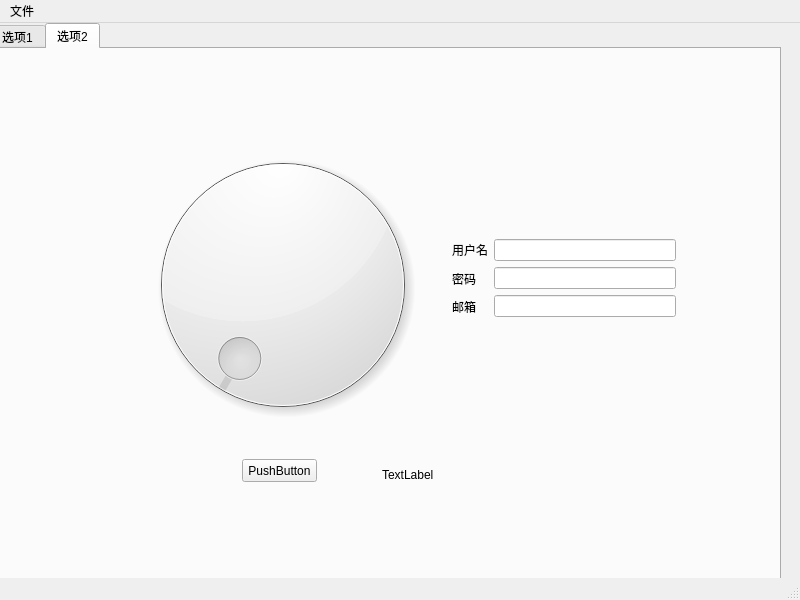
<?xml version="1.0" encoding="UTF-8"?>
<ui version="4.0">
 <class>MainWindow</class>
 <widget class="QMainWindow" name="MainWindow">
  <property name="geometry">
   <rect>
    <x>0</x>
    <y>0</y>
    <width>800</width>
    <height>600</height>
   </rect>
  </property>
  <property name="windowTitle">
   <string>MainWindow</string>
  </property>
  <widget class="QWidget" name="centralwidget">
   <widget class="QTabWidget" name="tabWidget">
    <property name="geometry">
     <rect>
      <x>-10</x>
      <y>0</y>
      <width>791</width>
      <height>561</height>
     </rect>
    </property>
    <property name="currentIndex">
     <number>1</number>
    </property>
    <widget class="QWidget" name="tab">
     <attribute name="title">
      <string>选项1</string>
     </attribute>
     <widget class="QWidget" name="verticalLayoutWidget">
      <property name="geometry">
       <rect>
        <x>20</x>
        <y>50</y>
        <width>231</width>
        <height>111</height>
       </rect>
      </property>
      <layout class="QVBoxLayout" name="verticalLayout">
       <item>
        <widget class="QPushButton" name="pushButton">
         <property name="text">
          <string>PushButton</string>
         </property>
        </widget>
       </item>
       <item>
        <widget class="QPushButton" name="pushButton_2">
         <property name="text">
          <string>PushButton</string>
         </property>
        </widget>
       </item>
       <item>
        <widget class="QPushButton" name="pushButton_3">
         <property name="text">
          <string>PushButton</string>
         </property>
        </widget>
       </item>
      </layout>
     </widget>
     <widget class="QWidget" name="horizontalLayoutWidget">
      <property name="geometry">
       <rect>
        <x>270</x>
        <y>60</y>
        <width>471</width>
        <height>80</height>
       </rect>
      </property>
      <layout class="QHBoxLayout" name="horizontalLayout">
       <item>
        <widget class="QPushButton" name="pushButton_8">
         <property name="text">
          <string>PushButton</string>
         </property>
        </widget>
       </item>
       <item>
        <spacer name="verticalSpacer_2">
         <property name="orientation">
          <enum>Qt::Vertical</enum>
         </property>
         <property name="sizeHint" stdset="0">
          <size>
           <width>20</width>
           <height>40</height>
          </size>
         </property>
        </spacer>
       </item>
       <item>
        <widget class="QPushButton" name="pushButton_7">
         <property name="text">
          <string>PushButton</string>
         </property>
        </widget>
       </item>
       <item>
        <widget class="QPushButton" name="pushButton_9">
         <property name="text">
          <string>PushButton</string>
         </property>
        </widget>
       </item>
      </layout>
     </widget>
     <widget class="QWidget" name="">
      <property name="geometry">
       <rect>
        <x>110</x>
        <y>210</y>
        <width>511</width>
        <height>231</height>
       </rect>
      </property>
      <layout class="QGridLayout" name="gridLayout">
       <item row="0" column="1">
        <widget class="QPushButton" name="pushButton_11">
         <property name="text">
          <string>PushButton</string>
         </property>
        </widget>
       </item>
       <item row="1" column="0">
        <widget class="QPushButton" name="pushButton_12">
         <property name="text">
          <string>PushButton</string>
         </property>
        </widget>
       </item>
       <item row="1" column="1">
        <widget class="QPushButton" name="pushButton_13">
         <property name="text">
          <string>PushButton</string>
         </property>
        </widget>
       </item>
       <item row="0" column="0">
        <layout class="QVBoxLayout" name="verticalLayout_3">
         <item>
          <widget class="QPushButton" name="pushButton_14">
           <property name="text">
            <string>PushButton</string>
           </property>
          </widget>
         </item>
         <item>
          <spacer name="verticalSpacer">
           <property name="orientation">
            <enum>Qt::Vertical</enum>
           </property>
           <property name="sizeHint" stdset="0">
            <size>
             <width>20</width>
             <height>40</height>
            </size>
           </property>
          </spacer>
         </item>
         <item>
          <widget class="QPushButton" name="pushButton_15">
           <property name="text">
            <string>PushButton</string>
           </property>
          </widget>
         </item>
         <item>
          <widget class="QPushButton" name="pushButton_10">
           <property name="text">
            <string>PushButton</string>
           </property>
          </widget>
         </item>
        </layout>
       </item>
      </layout>
     </widget>
    </widget>
    <widget class="QWidget" name="tab_2">
     <attribute name="title">
      <string>选项2</string>
     </attribute>
     <widget class="QDial" name="dial">
      <property name="geometry">
       <rect>
        <x>140</x>
        <y>80</y>
        <width>301</width>
        <height>311</height>
       </rect>
      </property>
     </widget>
     <widget class="QPushButton" name="button">
      <property name="geometry">
       <rect>
        <x>250</x>
        <y>410</y>
        <width>75</width>
        <height>23</height>
       </rect>
      </property>
      <property name="text">
       <string>PushButton</string>
      </property>
     </widget>
     <widget class="QLabel" name="label_text">
      <property name="geometry">
       <rect>
        <x>390</x>
        <y>420</y>
        <width>54</width>
        <height>12</height>
       </rect>
      </property>
      <property name="text">
       <string>TextLabel</string>
      </property>
     </widget>
     <widget class="QWidget" name="">
      <property name="geometry">
       <rect>
        <x>460</x>
        <y>190</y>
        <width>224</width>
        <height>79</height>
       </rect>
      </property>
      <layout class="QHBoxLayout" name="horizontalLayout_2">
       <item>
        <layout class="QVBoxLayout" name="verticalLayout_4">
         <item>
          <widget class="QLabel" name="label">
           <property name="text">
            <string>用户名</string>
           </property>
          </widget>
         </item>
         <item>
          <widget class="QLabel" name="label_2">
           <property name="text">
            <string>密码</string>
           </property>
           <property name="buddy">
            <cstring>lineEdit_2</cstring>
           </property>
          </widget>
         </item>
         <item>
          <widget class="QLabel" name="label_3">
           <property name="text">
            <string>邮箱</string>
           </property>
           <property name="buddy">
            <cstring>lineEdit_3</cstring>
           </property>
          </widget>
         </item>
        </layout>
       </item>
       <item>
        <layout class="QVBoxLayout" name="verticalLayout_5">
         <item>
          <widget class="QLineEdit" name="lineEdit"/>
         </item>
         <item>
          <widget class="QLineEdit" name="lineEdit_2"/>
         </item>
         <item>
          <widget class="QLineEdit" name="lineEdit_3"/>
         </item>
        </layout>
       </item>
      </layout>
     </widget>
    </widget>
   </widget>
  </widget>
  <widget class="QMenuBar" name="menubar">
   <property name="geometry">
    <rect>
     <x>0</x>
     <y>0</y>
     <width>800</width>
     <height>23</height>
    </rect>
   </property>
   <widget class="QMenu" name="menu">
    <property name="title">
     <string>文件</string>
    </property>
    <addaction name="action_new_file"/>
    <addaction name="action_close"/>
   </widget>
   <addaction name="menu"/>
  </widget>
  <widget class="QStatusBar" name="statusbar"/>
  <action name="action_new_file">
   <property name="icon">
    <iconset>
     <normaloff>../../Downloads/力量提升.png</normaloff>../../Downloads/力量提升.png</iconset>
   </property>
   <property name="text">
    <string>新文件</string>
   </property>
   <property name="shortcut">
    <string>Ctrl+N</string>
   </property>
  </action>
  <action name="action_close">
   <property name="icon">
    <iconset>
     <normaloff>../../Downloads/crawler_spider_72px_13685_easyicon.net.png</normaloff>../../Downloads/crawler_spider_72px_13685_easyicon.net.png</iconset>
   </property>
   <property name="text">
    <string>关闭</string>
   </property>
   <property name="statusTip">
    <string>点击退出应用程序</string>
   </property>
   <property name="shortcut">
    <string>Ctrl+Q</string>
   </property>
  </action>
 </widget>
 <resources/>
 <connections>
  <connection>
   <sender>action_close</sender>
   <signal>triggered()</signal>
   <receiver>MainWindow</receiver>
   <slot>close()</slot>
   <hints>
    <hint type="sourcelabel">
     <x>-1</x>
     <y>-1</y>
    </hint>
    <hint type="destinationlabel">
     <x>399</x>
     <y>299</y>
    </hint>
   </hints>
  </connection>
  <connection>
   <sender>button</sender>
   <signal>clicked()</signal>
   <receiver>label_text</receiver>
   <slot>clear()</slot>
   <hints>
    <hint type="sourcelabel">
     <x>279</x>
     <y>468</y>
    </hint>
    <hint type="destinationlabel">
     <x>408</x>
     <y>472</y>
    </hint>
   </hints>
  </connection>
 </connections>
</ui>
